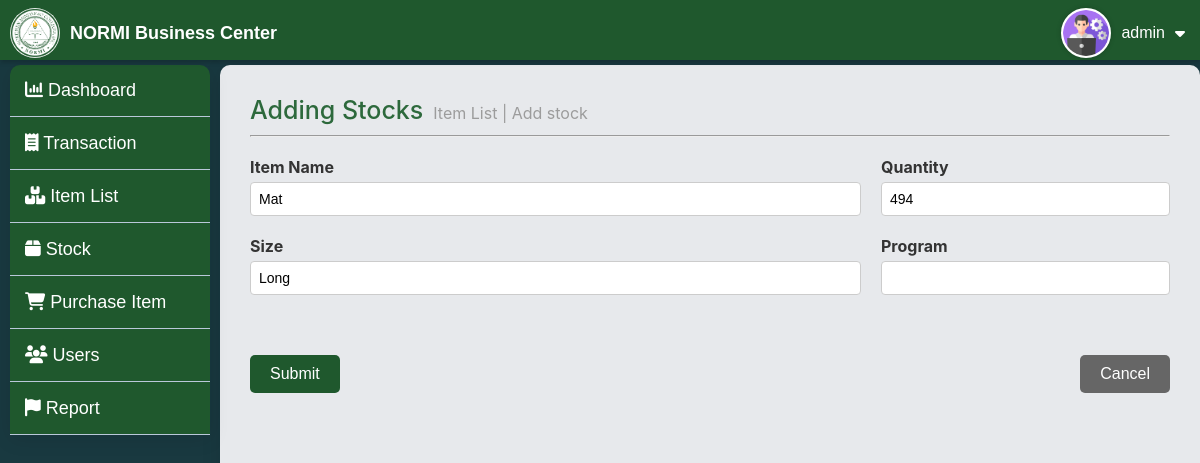
The page /admin/add_stock.php?id=8 (signed in) on the database as committed earlier.
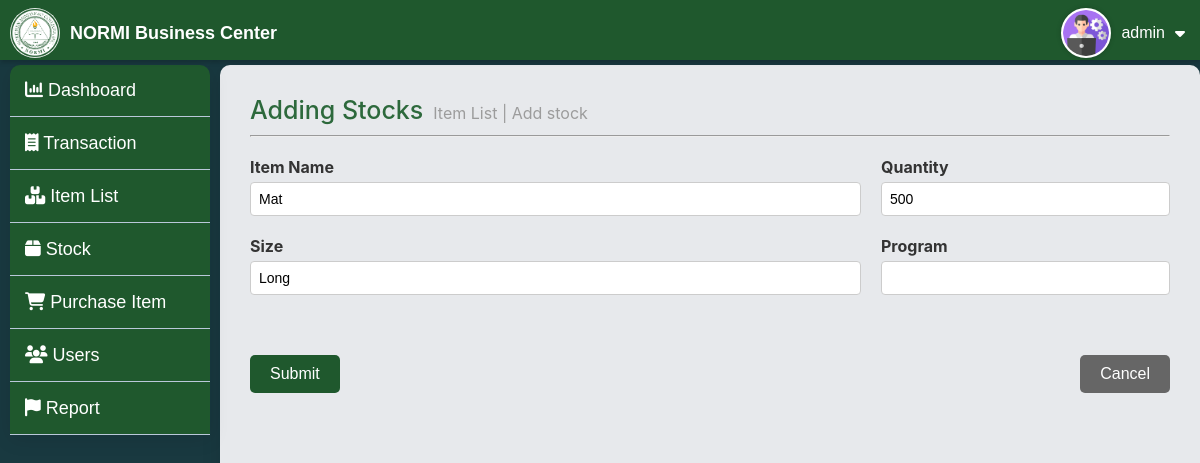
The same page on the database as committed later.
### tables this page shows
CREATE TABLE `inventory` (
  `id` int(11) NOT NULL,
  `name` varchar(100) NOT NULL,
  `barcode` varchar(100) NOT NULL,
  `quantity` int(11) NOT NULL,
  `price` decimal(10,2) NOT NULL,
  `item_code` varchar(50) NOT NULL,
  `size` varchar(20) NOT NULL,
  `image` varchar(255) NOT NULL,
  `year_level` varchar(30) NOT NULL,
  `category` varchar(255) NOT NULL,
  `description` varchar(225) NOT NULL
);

### admin/add_stock.php (the view, shortened to what this page needs)
<?php
include '../db.php';
$itemId = isset($_GET['id']) ? $_GET['id'] : null;
if ($itemId) {
    $stmt = $conn->prepare("SELECT * FROM inventory WHERE id = :id");
    $stmt->bindParam(':id', $itemId);
    $stmt->execute();
    $item = $stmt->fetch(PDO::FETCH_ASSOC);
} else {
    $item = null;
}
?>
<!DOCTYPE html>
<html lang="en">
<head>
    <link rel="stylesheet" href="css/add_stock.css">
    <link rel="stylesheet" href="https://cdnjs.cloudflare.com/ajax/libs/font-awesome/6.6.0/css/all.min.css">
</head>
<body>
    <?php include_once('navbar.php') ?>
    <?php include_once('sidebar.php') ?>
    <div class="container">
        <div class="toplabel">
            <h1>Adding Stocks</h1>
            <p>Item List | Add stock</p>
        </div>
        <hr>
        <form id="myForm" action="add_stock_process.php" method="POST" onsubmit="confirmSubmit(event)">
            <div class="form-flex">
                <div class="form-group form-column-1">
                    <label for="name">Item Name</label>
                    <input type="text" id="name" name="name" value="<?php echo htmlspecialchars($item['name'] ?? ''); ?>" required>
                    <label for="size">Size</label>
                    <input type="text" id="size" name="size" value="<?php echo htmlspecialchars($item['size'] ?? ''); ?>" required>
                </div>
                <div class="form-group form-column-2">
                    <label for="quantity">Quantity</label>
                    <input type="number" id="quantity" name="quantity" value="<?php echo htmlspecialchars($item['quantity'] ?? ''); ?>" required>
                    <label for="year_level">Program</label>
                    <input type="text" id="year_level" name="year_level" value="<?php echo htmlspecialchars($item['year_level'] ?? ''); ?>">
                </div>
                <div class="form-actions">
                    <button type="submit" class="submit-btn">Submit</button>
                    <button type="button" class="cancel-btn" onclick="handleCancel()">Cancel</button>
                </div>
            </div>
        </form>
    </div>
</body>
</html>

Rows that differ between the two databases and show on the page:
changed inventory "Mat": quantity "494" → "500"
